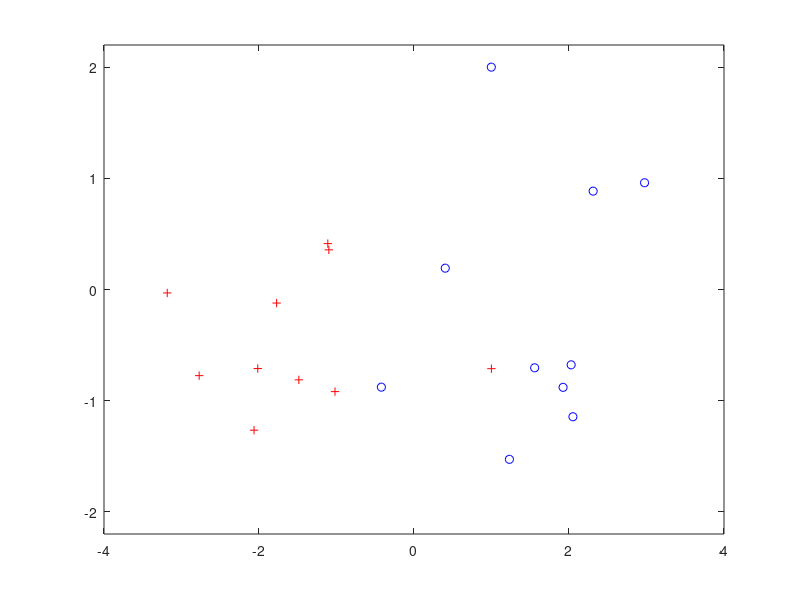
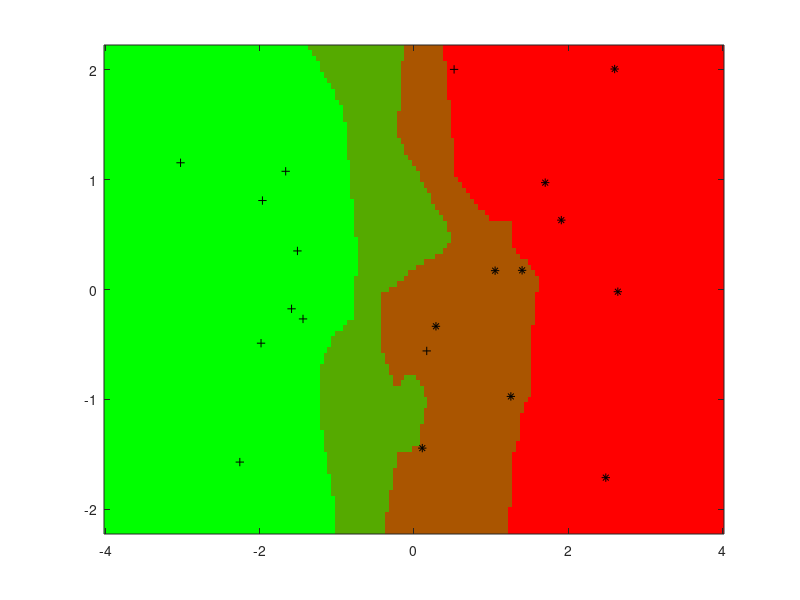

The MATLAB script that drew these images, in order: (Note: this script raises an error after producing the figures.)
%generate new data 

close all; clear all

%Two Gaussians-ones(n/2,1)
rng(7); %comment this line for a random selection of data points 
%rng(3)

n=20; %number of training points

%generation of training data
X1 = randn(n/2,2)-repmat([1.5,0],n/2,1);
X2 = randn(n/2,2)+repmat([1.5,0],n/2,1);

x=[X1;X2]; %training data in 2D
y=[-ones(n/2,1);ones(n/2,1)]; %labels for the training data

%plot the training data
figure, 
plot(X1(:,1),X1(:,2),'r+')
hold on
plot(X2(:,1),X2(:,2),'bo')
set(gca,'Xlim',[-4,4]);
set(gca,'Ylim',[-2.2,2.2]);


%%
%KNN Training

%training
NumNeighbors = 3;
Mdl = fitcknn(x,y,'NumNeighbors',NumNeighbors);
% x1 = linspace(-8,8,50);
% y1 = x1;
% [X,Y] = meshgrid(x1,y1);
% TT = [X(:),Y(:)];
% Group = [1;2];
% Class = knnclassify(x', TT', Group);
%[label1,prob1] = predict(Mdl, TT);


%generation of the coloured plot
XL = get(gca,'XLim');
YL = get(gca,'YLim');

xmin = min(XL)% min(x(1,:));
xmax = max(XL); %max(x(1,:));
ymin = min(YL) %min(x(2,:));
ymax = max(YL) %max(x(2,:));


xx = xmin:0.05:xmax;
yy = ymin:0.05:ymax;
[XX,YY] = meshgrid(xx,yy);
pp = [XX(:),YY(:)];
[label1,P] = predict(Mdl, pp);


[n,m] = size(XX);
RGB = zeros(n,m,3);
RGB(:) = 0;

temp =zeros(size(XX));
temp(:) = P(:,1);
RGB(:,:,2) = temp;
temp(:) = P(:,2);
RGB(:,:,1) = temp;

%coloring the perfect solution e 
% ind1 = find(XX>0);
% ind2 = find(XX<0);
% temp =zeros(size(XX));
% temp(ind1) = 1; RGB(:,:,1) = temp;
% temp =zeros(size(XX));
% temp(ind2) = 1; RGB(:,:,2) = temp;

figure;
imagesc(xx,yy,RGB); axis xy; hold on


%%
% plot the data points 
% plot(X1(:,1),X1(:,2),'k+')
% plot(X2(:,1),X2(:,2),'k*')

%%
%generate validation data
rng(5)
N = 20; %number of test points

X1 = randn(N/2,2)-repmat([1.5,0],N/2,1);
X2 = randn(N/2,2)+repmat([1.5,0],N/2,1);

plot(X1(:,1),X1(:,2),'k+'); hold on;
plot(X2(:,1),X2(:,2),'k*')

%compute the trained knn output 
[X1label,P] = predict(Mdl, X1);
[X2label,P] = predict(Mdl, X2);

%identify FN& FP
indFN = find(X2label==-1); %find FN
indFP = find(X1label==1); %find FP

%plot the results
plot(X2(indFN,1),X2(indFN,2),'ko')
plot(X1(indFP,1),X1(indFP,2),'ko')

axis equal
set(gca,'Xlim',[-4,4]);
set(gca,'Ylim',[-2.2,2.2]);
%%
%plot the contours of the Gaussian distribution the data point were drawn

% % Plot mixture of 2D Gaussian pdf
% % clear all; close all; clc
% x1 = -4:0.1:4;
% y1 = -2.2:0.1:2.2;
% % [X,Y]=meshgrid(x1,y1);
% xx=[X(:),Y(:)];

D = 2; %number of Gaussians
prob=zeros(size(XX));
mm = [[-1.5;0],[1.5;0]];
SS = eye(2);
ap = [0.5,0.5]

for kk=1:D,
    probT = mvnpdf(pp,mm(:,kk)',SS);
    prob(:)=prob(:)+ap(kk)*probT;
end

%mesh(x1,y1,yy)
contour(xx,yy,prob)

axis equal
set(gca,'Xlim',[-4,4]);
set(gca,'Ylim',[-2.2,2.2]);

% hold on







